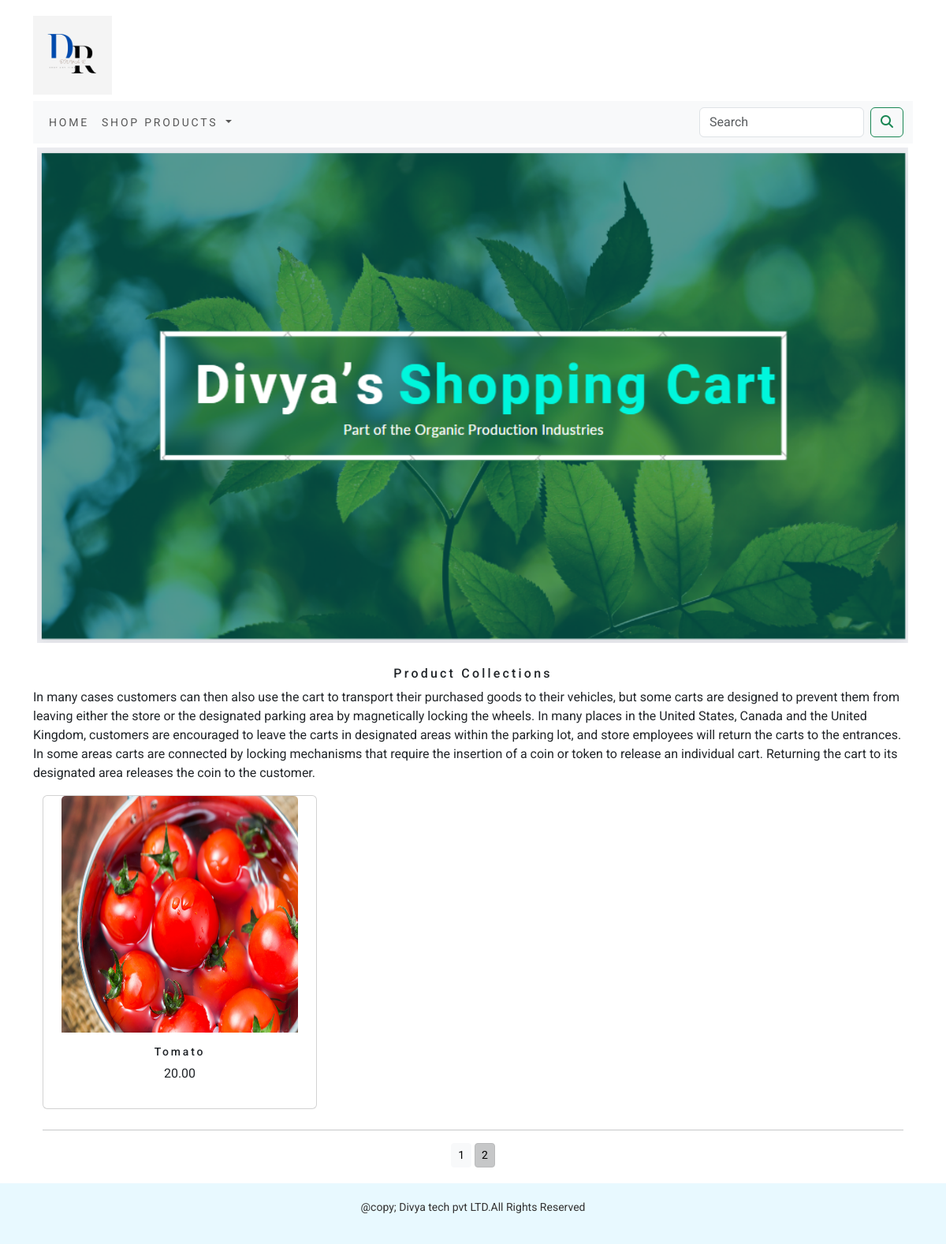
Screenshot of /shop/?page=2 with the database file from the repository.
### eshop/models.py (models this page shows, shortened)
class Product(models.Model):
    name = models.CharField(max_length=250, unique=True)
    slug = models.SlugField(max_length=250, unique=True)
    description = models.TextField(blank=True)
    price = models.DecimalField(max_digits=10, decimal_places=2)
    category = models.ForeignKey(Category, on_delete=models.CASCADE)
    image = models.ImageField(upload_to="product", blank=True)
    stock = models.IntegerField()
    available = models.BooleanField(default=True)
    created = models.DateTimeField(auto_now_add=True)
    updated = models.DateTimeField(auto_now=True)
    def get_url(self):
        return  reverse('eshop:prodCatdetail',args=[self.category.slug,self.slug])
    class Meta:
        ordering = ('name',)
        verbose_name = 'product'
        verbose_name_plural = 'products'

### eshop/views.py (the view)
# urls.py: path('', views.allProdCat, name='allProdCat'),
def allProdCat(request, c_slug=None):
    global products
    c_page = None
    products_list = None
    if c_slug != None:
        c_page = get_object_or_404(Category, slug=c_slug)
        products_list = Product.objects.all().filter(category=c_page, available=True)
        products = products_list
    else:
        products_list = Product.objects.all().filter(available=True)
        paginator=Paginator(products_list,6)
        try:
            page=int(request.GET.get('page','1'))
        except:
            page=1
        try:
            products=paginator.page(page)
        except (EmptyPage,InvalidPage):
            products=paginator.page(paginator.num_pages)
    return render(request, 'category.html', {'category': c_page, 'products': products, })

### cart/context_processors.py (called while the page is built)
def counter(request):
    item_count=0
    if 'admin' in request.path:
        return {}
    else:
        try:
            cart=Cart.objects.filter(cart_id=_cart_id(request))
            cart_items=CartItem.objects.all().filter(cart=cart[:1])
            for cart_item in cart_items:
                item_count += cart_item.quantity
        except Cart.DoesNotExist:
            item_count=0
    return dict(item_count=item_count)

### cart/views.py (called while the page is built)
def _cart_id(request):
    cart=request.session.session_key
    if not cart:
        cart=request.session.create()
    return cart

### eshop/context_processors.py (called while the page is built)
def menu_links(request):
    links = Category.objects.all()
    return dict(links=links)

### eshop/models.py (called while the page is built)
    def get_url(self):
        return reverse('eshop:products_by_category', args={self.slug})

### templates/category.html (shortened to what this page needs)
{% extends 'base.html' %}
{% load static %}
{% block content %}
    {% if category %}
    <div class="mx_auto">
        <img class="category_img" src="{{category.image.url}}" alt="{{category.name}}">
    </div>
    <br/>
    <div>
        <h1 class="text-center category_title">{{category.name}}</h1>
        <p class="text-justify">{{category.description}}</p>
    </div>
    {% else %}
    <div>
        <img class="category_img static_img" src="{% static 'images/websitebanner.png' %}" alt="our products" width="100%">
    </div>
    <br/>
    <div>
        <h1 class="text-center category_title">Product Collections</h1>
        <p class="text-justify">In many cases customers can then also use the cart to transport their purchased goods to their vehicles,
            but some carts are designed to prevent them from leaving either the store or the designated parking area by magnetically locking the wheels.
            In many places in the United States, Canada and the United Kingdom, customers are encouraged to leave the carts in designated areas within the parking lot, and store employees will return the carts to the entrances. In some areas carts are connected by locking mechanisms that require the insertion of a coin or token to release an individual cart. Returning the cart to its designated area releases the coin to the customer.</p>
    </div>
    {% endif %}
    {% if products %}
    <div class="container">
        <div class="row mx_auto">
            {% for product in products %}
            <div class="productSingle col-9 col-sm-12 col-md-4 xol-lg-4">
                <div class="card text-center" style="min-width:18rem;">
                    <a href="{{product.get_url}}">
                        <img class="card-img-top product_img" src="{{product.image.url}}" alt="{{product.name}}" style="width:300px;height:300px;">
                    </a>
                    <div class="card-body">
                        <h4>{{product.name}}</h4>
                        <p>{{product.price}}</p>
                    </div>
                </div>
            </div>
            {% endfor %}
        </div>
        <div class="mx-auto">
            {% if products.paginator.num_pages > 1 %}
            <hr>
            <div class="text-center">
                {% for pg in products.paginator.page_range %}
                    <a href="?page={{pg}}" class="btn btn-light btn-sm {% if products.number == pg %} active {% endif %}">{{pg}}</a>
                {% endfor %}
            </div>
            {% endif %}
        </div>
    </div>
    {% endif %}
{% endblock %}

### static/css/custom.css (style rules this page uses)
body { font-family:'Roboto',sans-serif; }
.mx_auto a { color:green; }
.category_img { width:100%; height:auto; }
.category_title { font-size:16px; text_transform:uppercase; letter-spacing:.2em; }
.static_img { padding:5px; }
.productSingle { margin-bottom:10px; }
.card-body h4 { font-size:14px; text_transform:uppercase; letter-spacing:.2em; }

### templates/base.html (style rules this page uses)
body { display: flex; flex-direction: column; min-height: 100vh; margin: 0; }

### rows the page displays
Product: image (picture), name "Tomato", price "20.00"

### other values shown
{{ pg }} "1" "2"
